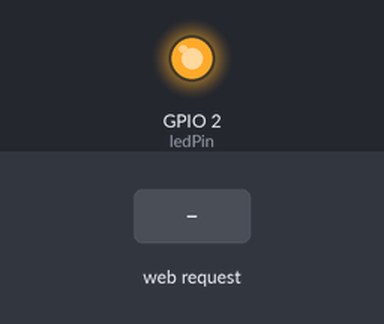
Simulated run of this sketch. Board: ESP8266 (NodeMCU). On the bench: output pins drawn as LEDs (lit = HIGH). The inputs (shaded band) are chosen by the test bench. WiFi joins after 1.5 s; servers stay silent unless stated; what the sketch prints to the serial monitor is not drawn.

Above: at 3.7 s.
3.8 s: HTTP request GET /led/on received
At 4.1 s:
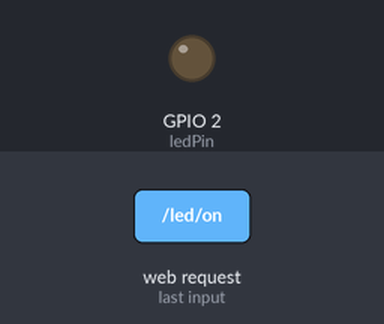
5.3 s: HTTP request GET /led/off received
At 6.4 s:
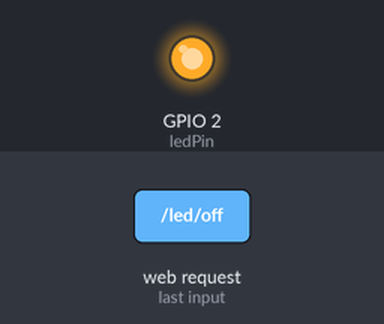
Timing chart, 0 to 8.3 s (numbered marks = the images above; inputs shaded):
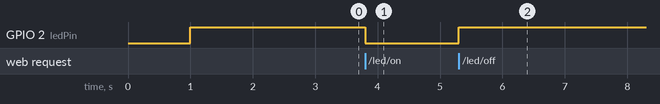

The sketch:

sketch_testeHTTP.ino
```cpp
#include <ESP8266WiFi.h>
#include <ESP8266WebServer.h>

// --- Config WiFi ---
const char* ssid = "Aimee1306";
const char* password = "@fernandacampos1306";

// --- Servidor HTTP ---
ESP8266WebServer server(80);

// --- LED ---
const int ledPin = LED_BUILTIN;

// --- Funções de rota ---
void handleNotFound() {
  server.send(404, "application/json", "{\"message\":\"Not Found\"}");
}

void handleLedOn() {
  digitalWrite(ledPin, LOW); // No ESP8266, LOW = LED aceso
  server.send(200, "application/json", "{\"led\":\"on\"}");
  Serial.println("LED ligado ✅");
}

void handleLedOff() {
  digitalWrite(ledPin, HIGH); // HIGH = LED apagado
  server.send(200, "application/json", "{\"led\":\"off\"}");
  Serial.println("LED desligado ❌");
}

// --- Conectar ao WiFi ---
void connectWiFi() {
  Serial.println("🔌 Conectando ao WiFi...");
  WiFi.begin(ssid, password);

  int tentativas = 0;
  while (WiFi.status() != WL_CONNECTED) {
    delay(500);
    Serial.print(".");
    tentativas++;

    if (tentativas > 30) { // ~15 segundos
      Serial.println("\n⚠️ Falha ao conectar. Reiniciando...");
      ESP.restart();
    }
  }

  Serial.println("\n✅ WiFi conectado!");
  Serial.print("IP do ESP: ");
  Serial.println(WiFi.localIP());
}

void setup() {
  Serial.begin(115200);
  delay(1000); // estabiliza Serial
  Serial.println("🚀 Iniciando ESP8266...");

  pinMode(ledPin, OUTPUT);
  digitalWrite(ledPin, HIGH); // LED começa apagado

  // 1) Conectar primeiro ao WiFi
  connectWiFi();

  // 2) Só depois configurar servidor HTTP
  server.on("/led/on", handleLedOn);
  server.on("/led/off", handleLedOff);
  server.onNotFound(handleNotFound);

  server.begin();
  Serial.println("🌐 Servidor HTTP iniciado!");
  Serial.println("Use /led/on ou /led/off no navegador.");
}

void loop() {
  server.handleClient(); // Mantém servidor rodando
}
```

Measured:
- after the input at 3.8 s, GPIO 2 (ledPin): HIGH → LOW at once
- after the input at 5.3 s, GPIO 2 (ledPin): LOW → HIGH at once
